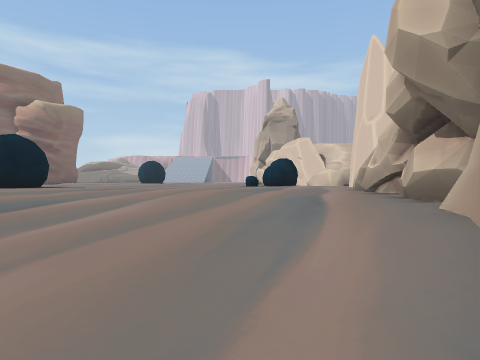
[1] (above)

19 first-person views from a walk through a 3-D level made in the Unity game engine. The camera is 1.3 m above the floor, looks level and sees 75° across. The floor is counted in squares, 2 m on a side. Each view is taken from the middle of a square. On the plan, view 1 faces up. The plan holds only what a view shows up to about 10 squares ahead; the rest is blank. The place goes on beyond the plan. The player character is not drawn. Some surface patterns are stand-ins.

[2]
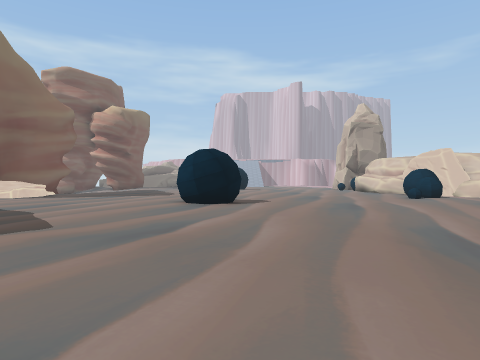

[3]
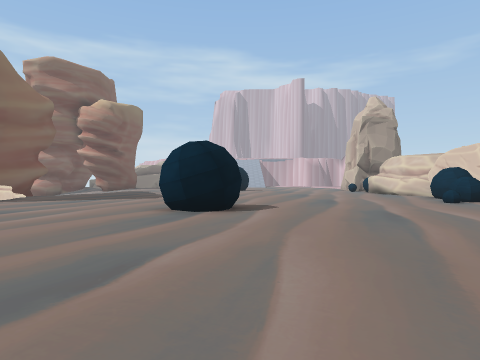

[4]
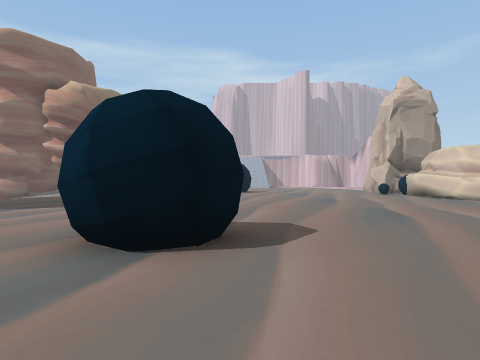

[5]
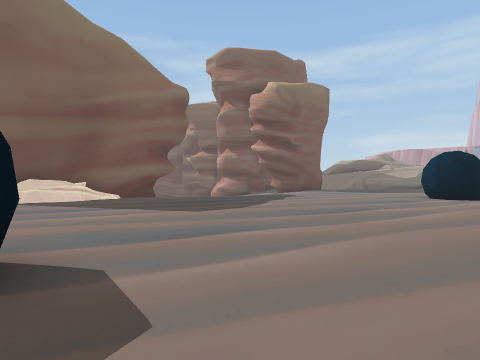

[6]
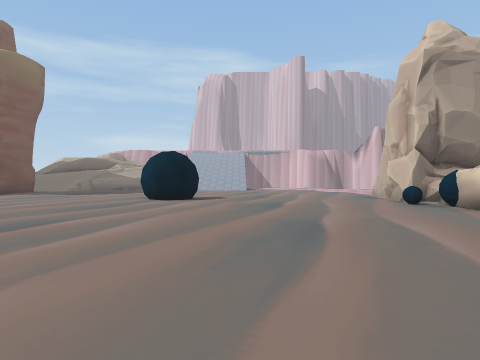

[7]
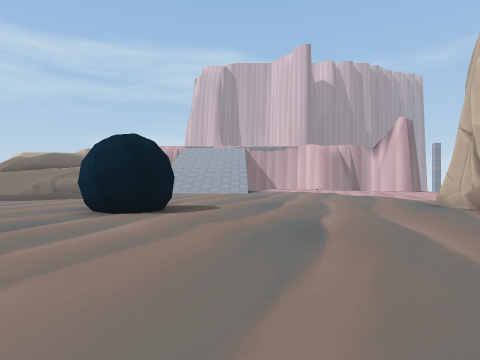

[8]
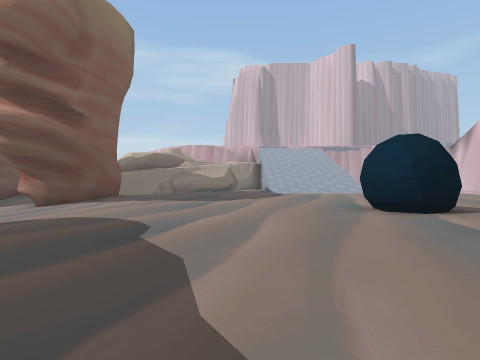

[9]
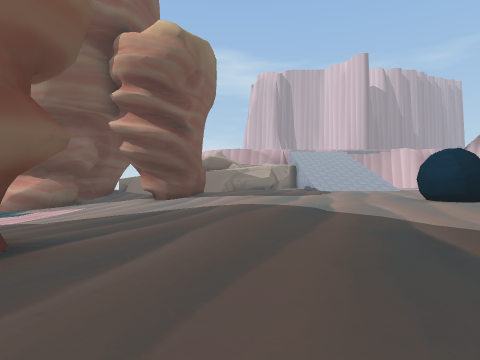

[10]
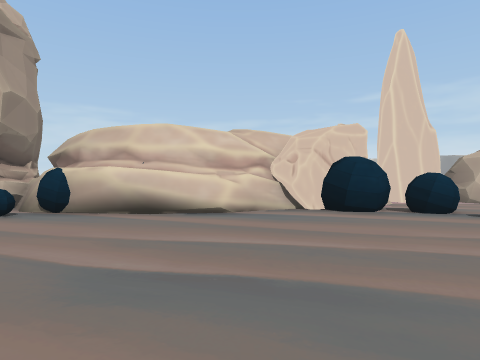

[11]
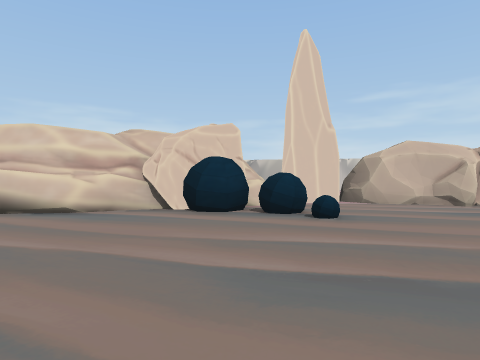

[12]
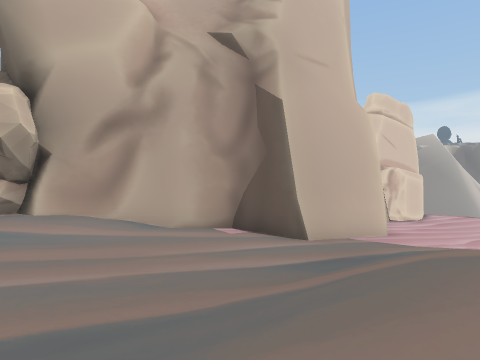

[13]
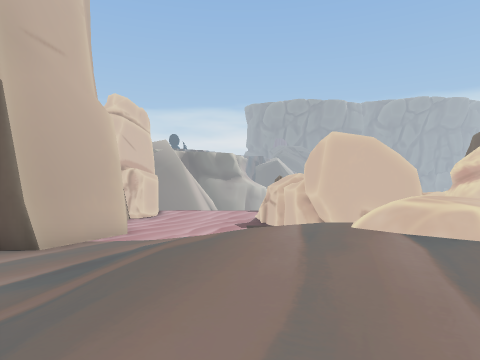

[14]
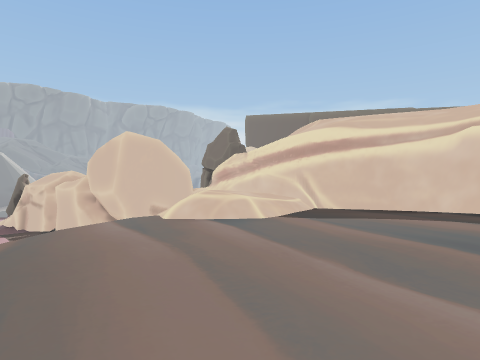

[15]
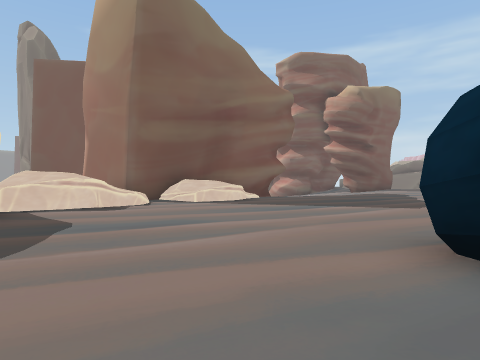

[16]
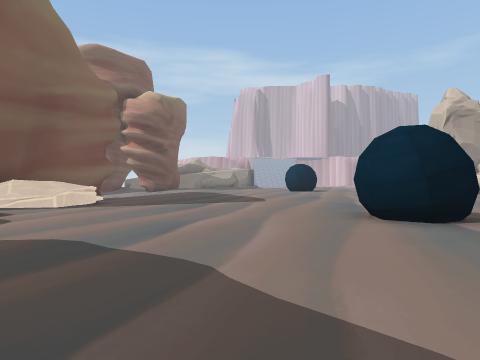

[17]
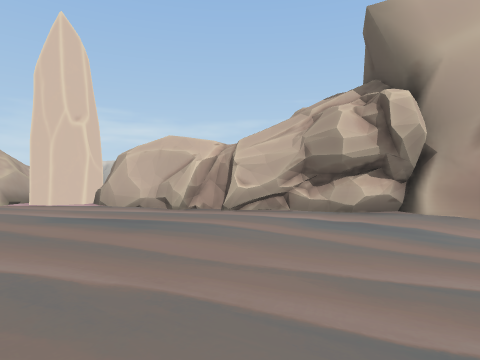

[18]
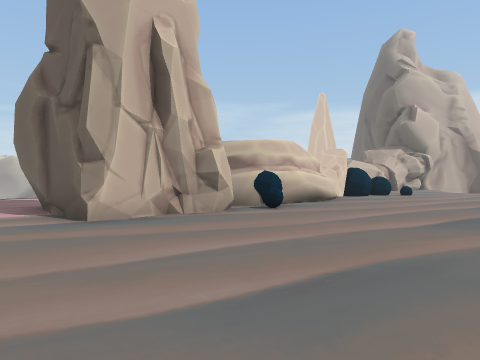

[19]
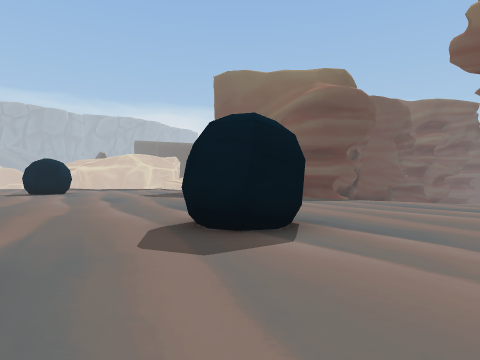

### Floor plan
Key: @ floor where view 1 was taken; # wall or solid block; . main floor; : floor 3.25 m higher than the main floor; + floor 4.75 m higher than the main floor; / step, stairs or slope; R rock; O other object.
Columns run from 17 left of view 1 to 6 right of it. Each row starts with its distance up from view 1.
 26 ##..................
 25 .//.....................
 24  //................###..
 23 .///......OO......####
 22 .///......OO......####
 21 .///...............##
 20 .///..............O#
 19 .//...............##
 18 .//...............#
 17   ................##
 16  #/................#
 15   /................#
 14 #  ................O
 13 #///...............O###
 12 #//..............OOO.##
 11 #....................RR
 10 #//.......OO..........#
  9   /.......O..........##
  8   //.................#
  7    /................##
  6       ..............#
  5       ......./////..#
  4        /.....//////##
  3       //.....//////##
  2       +/.....//////##
  1        #./.../////##
  0        ://///////@#
 -1          /   ///.##
 -2         ###/ ///##
 -3           #/ //##
 -4           #/.//#
 -5           ##.//.
 -6            #////
 -7               //

Where each view was taken, in squares from view 1:
view 1: 0 up, 0 right, facing up
view 2: 0 up, 6 left, facing up
view 3: 2 up, 6 left, facing up
view 4: 6 up, 6 left, facing up
view 5: 10 up, 4 left, facing up-left
view 6: 12 up, 4 left, facing up
view 7: 16 up, 4 left, facing up
view 8: 16 up, 10 left, facing up
view 9: 13 up, 13 left, facing up
view 10: 16 up, 5 left, facing right
view 11: 13 up, 5 left, facing right
view 12: 4 up, 5 left, facing down-right
view 13: 4 up, 5 left, facing down
view 14: 4 up, 4 left, facing down-left
view 15: 6 up, 7 left, facing up-left
view 16: 4 up, 10 left, facing up
view 17: 6 up, 4 left, facing right
view 18: 26 up, 4 left, facing down-right
view 19: 26 up, 3 left, facing down-left
